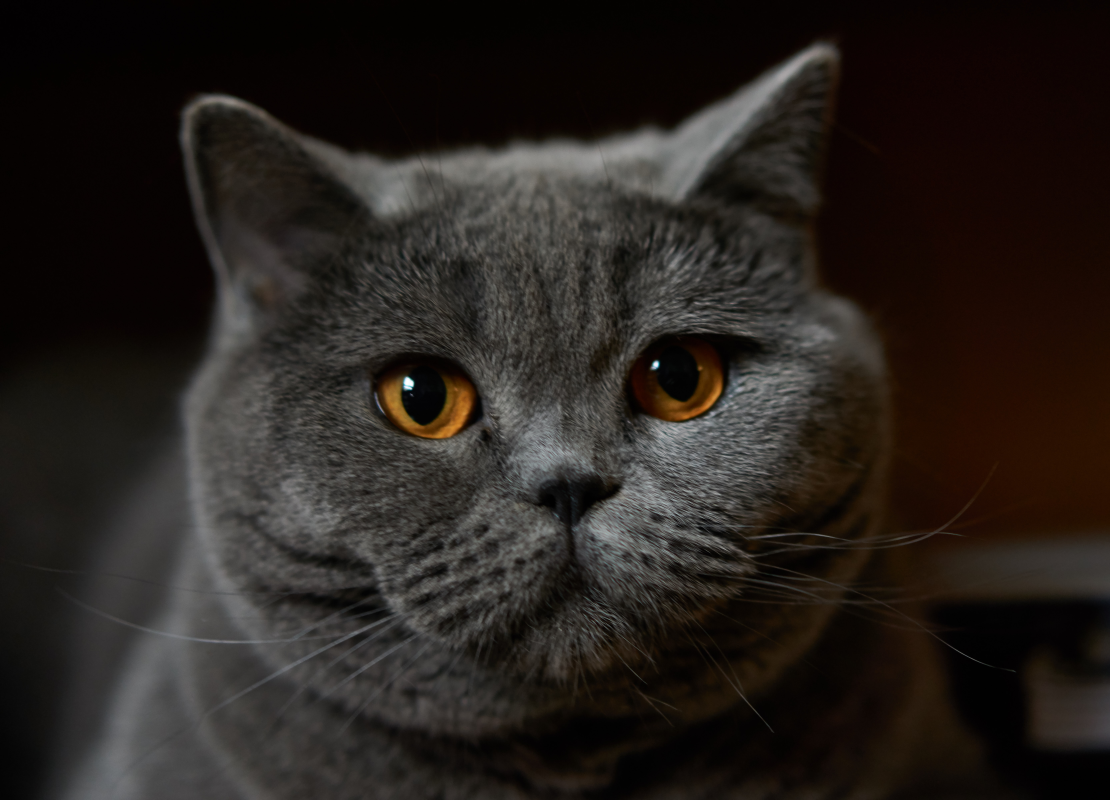
#> input picture british_shorthair.jpg, 5549 x 4000 px (shown at 1/5 size)
$ python ascii_image_generator.py
#> lines starting #> are read from the running program, lines starting #| are printed output that depends on the picture
from PIL import Image
image1 = Image.open("british_shorthair.jpg")
#> image1 is the input picture: PIL image 5549x4000 RGB; mean R, G, B 39.1, 33.6, 29.7
gscale2 = "@%#*+=-:. "

def createAsciiPicture(image1,scale=30):
#> called with scale = 30
    image = image1.convert('L')
    width, height = image1.size[0], image.size[1]
#> width = 5549; height = 4000
    image = image.resize((width // scale, height // scale))
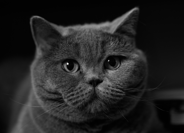
#> image: PIL image 184x133 L; min 0, max 241, mean 34.8
    width, height = image.size[0], image.size[1]
#> width = 184; height = 133
    pix = image.load()

    # creating a base for ascii picture based on resized picture
    grid = []
    for i in range(height):
        grid.append(["X"]*width)

    # changing our base according to brightness of each pixel
    # pixels have a brightness from 0 to 100
    # every 10 pixels - different ascii character
    for y in range(height):
        for x in range(width):
            if pix[x,y] < 10:
                grid[y][x] = gscale2[0]
            elif pix[x,y] == 100:
                grid[y][x] = gscale2[9]
            else:
                pixel = int(pix[x,y])
                pixel = int(str(pixel)[0])
                grid[y][x] = gscale2[pixel]
#> after the loop, grid = 133 items

    # creating a new file in which there is an output
    art = open("jpg","w")
    for row in grid:
        art.write("".join(row)+"\n")
#> this loop made 133 passes
    art.close()
    print(art)
#| <_io.TextIOWrapper name='jpg' mode='w' encoding='UTF-8'>

createAsciiPicture(image1)
